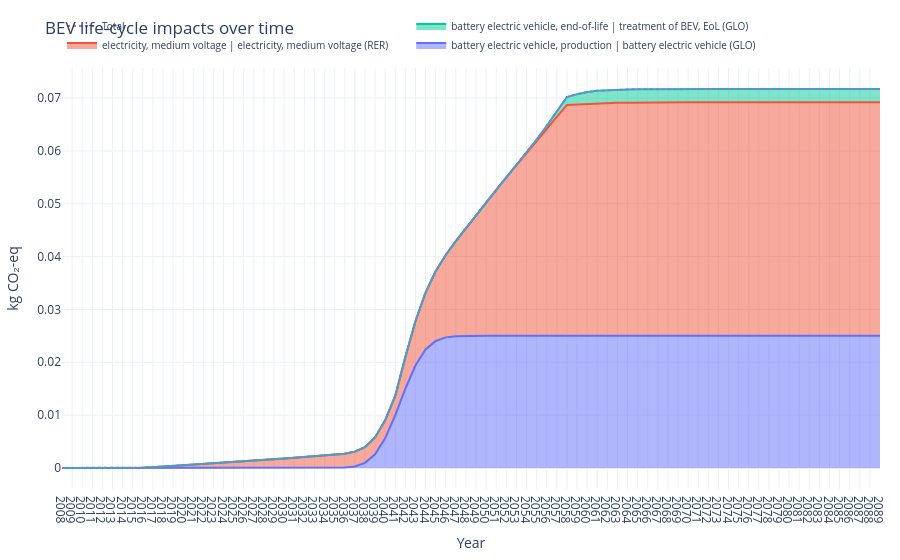

Notebook source saved alongside this figure:
### Code cell
fig = plot_temporal_scores(
    results_by_year=results_by_year,
    trails=trails,
    title="BEV life-cycle impacts over time",
    method_label="kg CO₂-eq",
    cumulative=True
)
fig.show()
